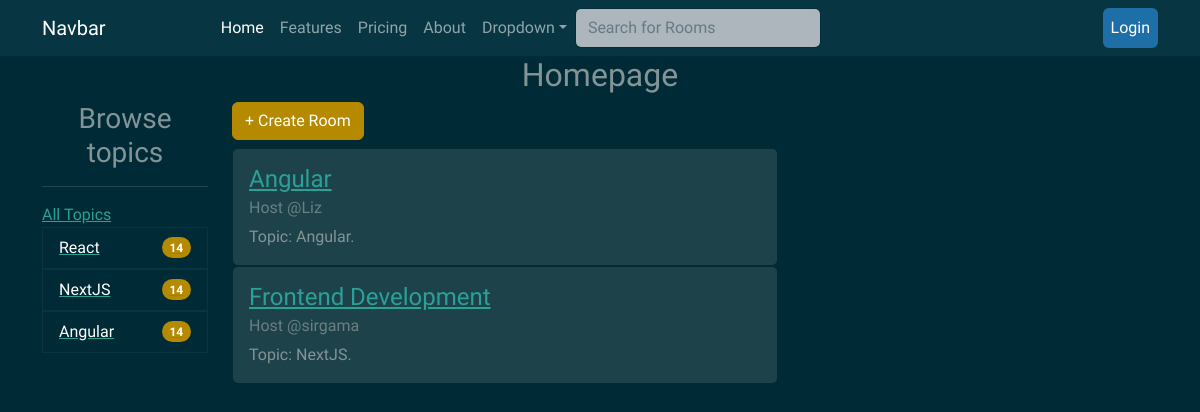
The page / on the database its author committed.
### mainapp/models.py (models this page shows, shortened)
class Topic(models.Model):
    name = models.CharField(max_length=200)

class Room(models.Model):
    host = models.ForeignKey(User,on_delete=models.SET_NULL, null=True)
    topic = models.ForeignKey(Topic, on_delete=models.SET_NULL, null=True)
    name = models.CharField(max_length=100)
    description = models.TextField(null=True, blank=True)
    updated = models.DateTimeField(auto_now=True)
    created = models.DateTimeField(auto_now_add=True)
    class Meta:
        ordering = ['-updated', '-created']

### mainapp/views.py (the view)
# urls.py: 2. Add a URL to urlpatterns:  path('', views.home, name='home')
def home(request):
    q = request.GET.get('q') if request.GET.get('q')!= None else ''
    room = Room.objects.filter(Q(topic__name__icontains = q) | Q(name__icontains=q) | Q(description__icontains=q) | Q(host__username__icontains=q))
    topic = Topic.objects.all()
    context = {
        "rooms":room,
        "topics":topic
    }
    return render(request, 'mainapp/home.html', context)

### mainapp/templates/mainapp/home.html (shortened to what this page needs)
{% extends 'mainapp/base.html' %}
{% load static %}
{% block content %}
{% include 'mainapp/navbar.html' %}
<h2 class="text-center">Homepage</h2>
<div class="container">
    <div class="row">
        <div class="col-md-2">
            <h3 class="text-center">Browse topics</h3>
            <hr>
            <a href="{% url 'home' %}">All Topics</a>
            <ul class="list-group">
                {% for topic in topics %}
                   <a href="{% url 'home' %}?q={{topic.name}}"> <li class="list-group-item d-flex justify-content-between align-items-center">
                    {{topic.name}}
                    <span class="badge bg-primary rounded-pill">14</span>
                    </li></a>
                {% endfor %}
            </ul>
        </div>
        <div class="col-md-6">
           <a href="{% url 'newroom' %}"><h6 class="btn btn-primary">+ Create Room</h6></a>
            {% for room in rooms %}
            <div class="card">
                <div class="card-body">
                  <h4 class="card-title"><a href="{% url 'room' room.id %}">{{room.name}}</a></h4>
                  <h6 class="card-subtitle mb-2 text-muted">Host @{{room.host.username}}</h6>
                  <p class="card-text">Topic: {{room.topic.name}}.</p>
                </div>
              </div>
              {% endfor %}
        </div>
        <div class="col-md-3">
        </div>
    </div>
</div>
{% endblock %}

### rows shown on the page
Topic: name "React"
Topic: name "NextJS"
Topic: name "Angular"
Room: name "Angular", host.username "Liz", topic.name "Angular"
Room: name "Frontend Development", host.username "sirgama", topic.name "NextJS"
